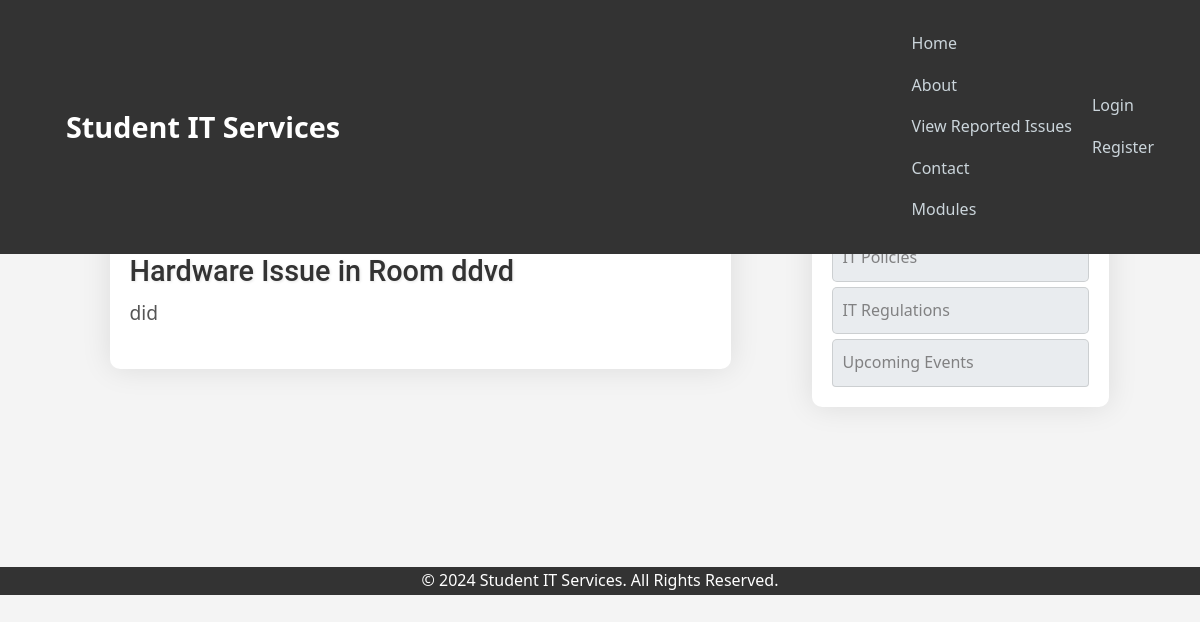
Screenshot of /issues/17/ with the database file from the repository.
### lmsreporting/models.py (models this page shows)
class Issue(models.Model):
    type = models.CharField(max_length=100, choices=[('Hardware', 'Hardware'), ('Software', 'Software')])
    room = models.CharField(max_length=100)
    urgent = models.BooleanField(default=False)
    details = models.TextField()
    date_submitted = models.DateTimeField(default=timezone.now)
    description = models.TextField()
    author = models.ForeignKey(User, related_name='issues', on_delete=models.CASCADE)

### lmsreporting/views.py (the view)
# urls.py: path('issues/<int:pk>/', PostDetailView.as_view(), name='issue-detail'),
class PostDetailView(DetailView):
    model = Issue
    template_name = 'lmsreporting/issue_detail.html'

### lmsreporting/templates/lmsreporting/issue_detail.html (shortened to what this page needs)
{% extends "lmsreporting/base.html" %}
{% block content %}
<h1>IT Issues Reported</h1>
<article class="media content-section">
    <div class="media-body">
        <div class="article-metadata">
            <a class="mr-2" href="{% url 'lmsreporting:user-issues' object.author.username %}">{{ object.author }}</a>
            <small class="text-muted">{{ object.date_submitted }}</small>
        </div>
        <h2 class="article-title">{{ object.type }} Issue in Room {{object.room}}</h2>
        <p class="article-content">{{ object.details }}</p>
    </div>
</article>
{% endblock content %}

### lmsreporting/templates/lmsreporting/base.html (style rules this page uses)
body { font-family: 'Segoe UI', Tahoma, Geneva, Verdana, sans-serif; line-height: 1.6; margin: 0; padding: 0; background-color: #f4f4f4; color: #333; padding-top: 80px; }
h1, h2, h3 { font-family: 'Roboto', sans-serif; color: #444; }
.content-section { background: #ffffff; padding: 20px; border-radius: 8px; box-shadow: 0 4px 8px rgba(0, 0, 0, 0.1); margin-bottom: 20px; }

### lmsreporting/templates/lmsreporting/issue_detail.html (style rules this page uses)
body { font-family: 'Segoe UI', Tahoma, Geneva, Verdana, sans-serif; line-height: 1.6; margin: 0; padding: 0; background-color: #f4f4f4; color: #333; }
h1 { text-align: center; margin-top: 30px; font-size: 2.5rem; color: #007bff; text-shadow: 2px 2px 5px rgba(0, 0, 0, 0.1); animation: fadeInDown 1s ease-in-out; }
.content-section { margin: 15vh auto; padding: 20px; border-radius: 10px; box-shadow: 0px 0px 30px rgba(0, 0, 0, 0.1); background-color: #fff; width: 90%; max-width: 800px; animation: fadeInUp 1s ease-in-out; }
.article-metadata { display: flex; justify-content: space-between; align-items: center; margin-bottom: 10px; }
.article-metadata a { color: #007bff; font-weight: bold; text-decoration: none; }
.article-title { font-size: 1.8rem; margin-bottom: 10px; color: #333; text-shadow: 1px 1px 3px rgba(0, 0, 0, 0.1); }
.article-content { font-size: 1.2rem; margin-bottom: 20px; color: #555; }

### rows the page displays
Issue: type "Hardware", room "ddvd", details "did"
